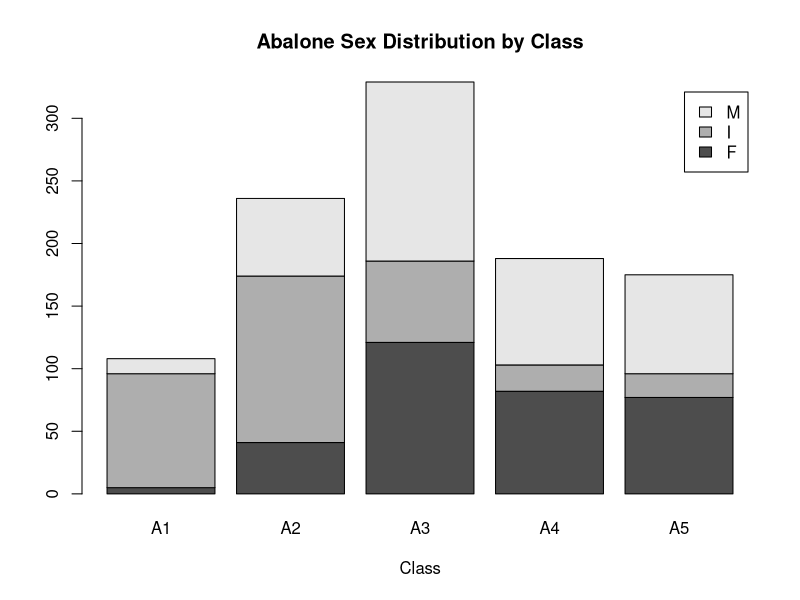
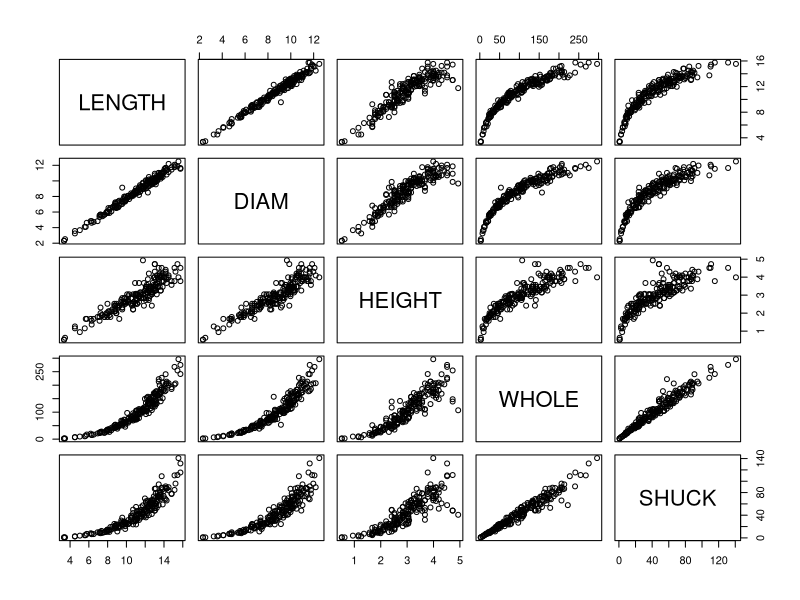
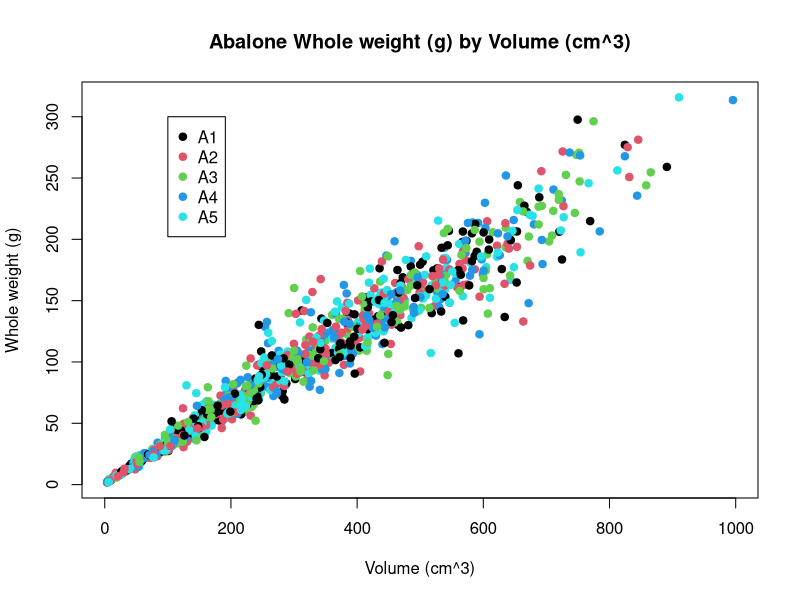
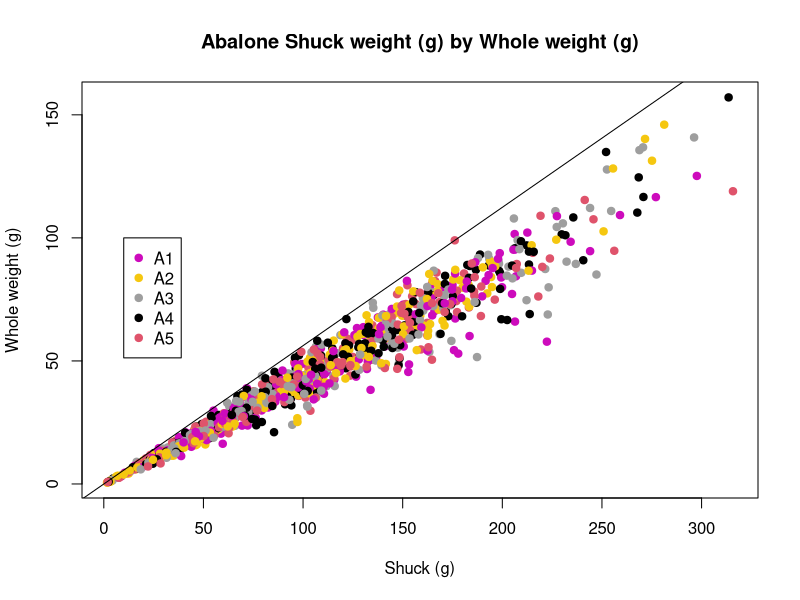
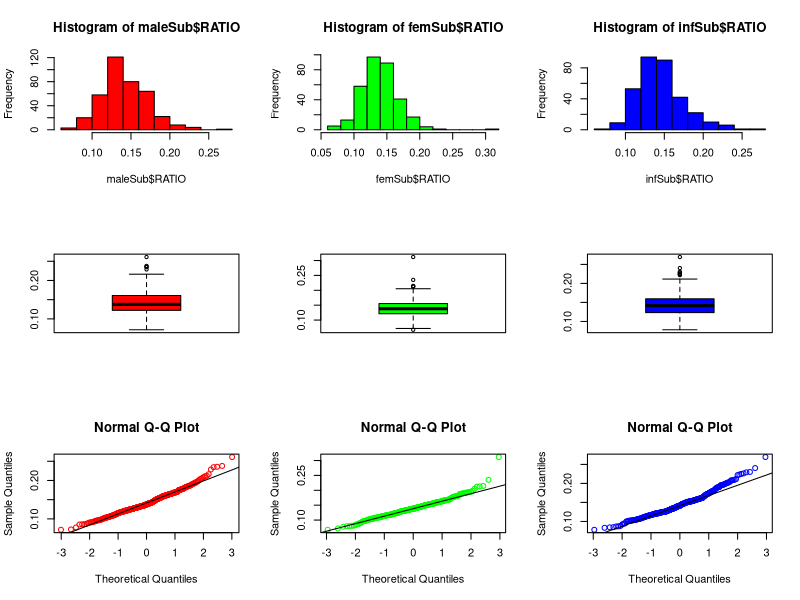
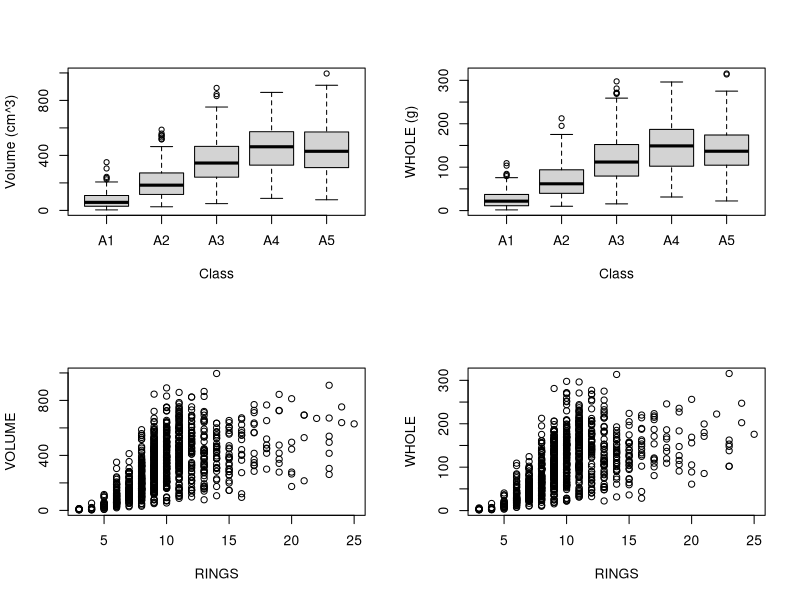
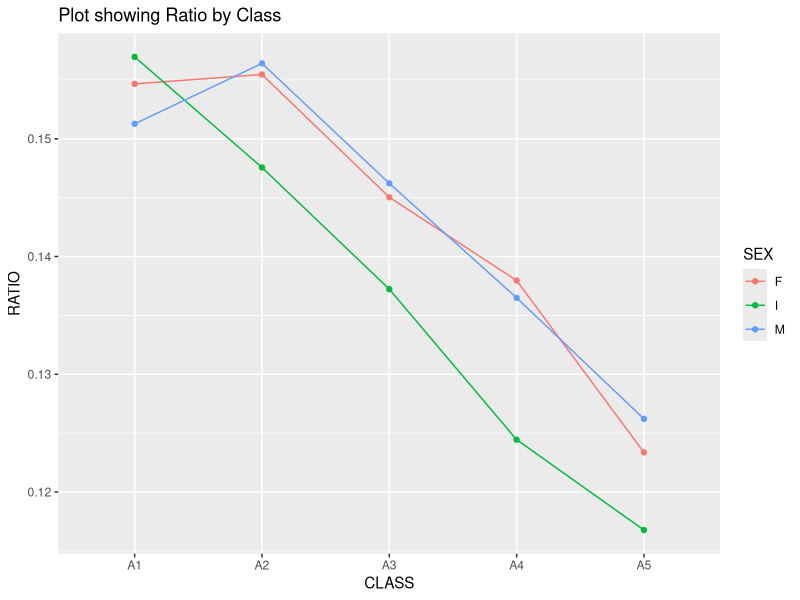
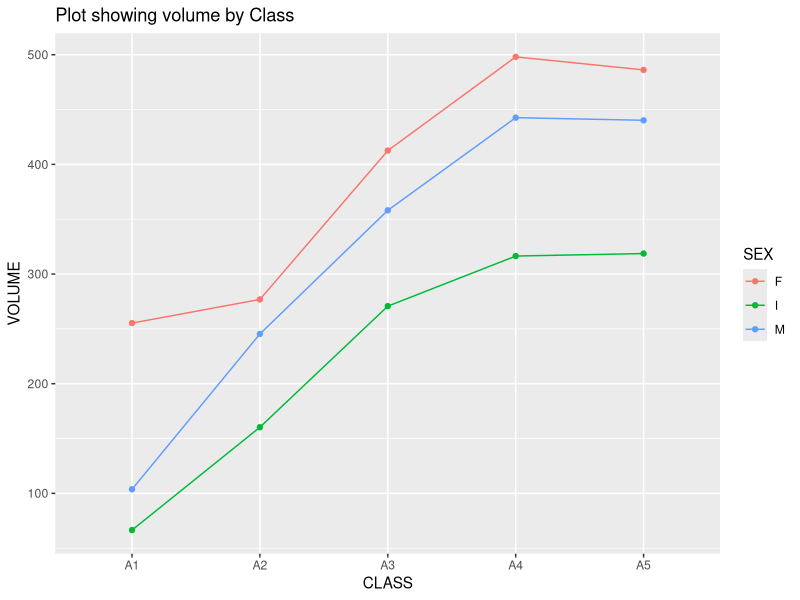

Source code (R) for these figures, in order:
## ---- chunk 1
# DO NOT ADD OR REVISE CODE HERE
knitr::opts_chunk$set(echo = FALSE, eval = TRUE)

## ---- chunk 2

# a) Load the ggplot2 and gridExtra packages.

library(ggplot2)
library(gridExtra)
library(knitr)

# b) Use read.csv() to read the abalones.csv into R, assigning the data frame to "mydata."

mydata <- read.csv("abalones.csv", sep = ",")


# c) Use the str() function to verify the structure of "mydata." You should have 1036 observations
# of eight variables.

str(mydata)

# d) Define two new variables, VOLUME and RATIO. Use the following statements to define VOLUME and
# RATIO as variables appended to the data frame "mydata."

mydata$VOLUME <- mydata$LENGTH * mydata$DIAM * mydata$HEIGHT
mydata$RATIO <- mydata$SHUCK / mydata$VOLUME

## ---- chunk 3
summary(mydata)

## ---- chunk 4
#make the table object
sexClassTable = table(mydata$SEX, mydata$CLASS)

#add in the sum margins
addmargins( sexClassTable )

barplot(sexClassTable, 
        main ="Abalone Sex Distribution by Class", 
        xlab = "Class",
        legend = rownames(sexClassTable))
## ---- chunk 5
#set the 'random' seed generator
set.seed(123)

#get the sample out of mydata
work = mydata[ sample(1:nrow(mydata), 200, replace = FALSE), ]

#make the plots of work
plot( work[, 2:6] )
## ---- chunk 6
plot(mydata$VOLUME, mydata$WHOLE,
     main = "Abalone Whole weight (g) by Volume (cm^3)",
     xlab = "Volume (cm^3)", ylab = "Whole weight (g)",
     col = 1:5,
     pch = 19
     )

legend(x = 100, y = 300, 
       c("A1", "A2", "A3", "A4", "A5"), 
       col = 1:5,
       pch = 19
       )
## ---- chunk 7
plot(mydata$WHOLE, mydata$SHUCK,
     main = "Abalone Shuck weight (g) by Whole weight (g)",
     xlab = "Shuck (g)", ylab = "Whole weight (g)",
     col = 6:10,
     pch = 19
     )

legend(x = 10, y = 100, 
       c("A1", "A2", "A3", "A4", "A5"), 
       col = 6:10,
       pch = 19
       )

#graph the line, with the slope as the max ratio of SHUCK/WHOLE
abline(a = 0, b = max(mydata$SHUCK/mydata$WHOLE))
## ---- chunk 8
#subset mydata into different sexes
maleSub = subset(mydata, mydata$SEX == "M")
femSub = subset(mydata, mydata$SEX == "F")
infSub = subset(mydata, mydata$SEX == "I")

par( mfrow = c(3,3) )

#plot histograms
hist(maleSub$RATIO, col = "red")
hist(femSub$RATIO, col = "green")
hist(infSub$RATIO, col = "blue")

#plot boxplots
boxplot(maleSub$RATIO, col = "red")
boxplot(femSub$RATIO, col = "green")
boxplot(infSub$RATIO, col = "blue")

#plot Q-Q plots
qqnorm(maleSub$RATIO, col = "red")
qqline(maleSub$RATIO)
qqnorm(femSub$RATIO, col = "green")
qqline(femSub$RATIO)
qqnorm(infSub$RATIO, col = "blue")
qqline(infSub$RATIO)

## ---- chunk 9
#identify boxplot outliers for each sex, filter each dataset to only lines with outliers
maleOut = subset(maleSub, maleSub$RATIO %in% boxplot.stats(maleSub$RATIO)$out)
femOut = subset(femSub, femSub$RATIO %in% boxplot.stats(femSub$RATIO)$out )
infOut = subset(infSub, infSub$RATIO %in% boxplot.stats(infSub$RATIO)$out )

#and print the results
kable(maleOut)
kable(femOut)
kable(infOut)
#
## ---- chunk 10
par( mfrow = c(2,2) )

boxplot(mydata$VOLUME~mydata$CLASS, 
        xlab = "Class", ylab = "Volume (cm^3)")
boxplot(mydata$WHOLE~mydata$CLASS, 
        xlab = "Class", ylab = "WHOLE (g)")

plot(mydata$RINGS, mydata$VOLUME,
     xlab = "RINGS", ylab = "VOLUME")
plot(mydata$RINGS, mydata$WHOLE,
     xlab = "RINGS", ylab = "WHOLE")
## ---- chunk 11
#make aggregate tables
agVol = aggregate(VOLUME~SEX+CLASS, data = mydata, mean)
agShuck = aggregate(SHUCK~SEX+CLASS, data = mydata, mean)
agRatio = aggregate(RATIO~SEX+CLASS, data = mydata, mean)

#matrix-ify and name the volume aggregate
volume_aggregate = matrix(agVol$VOLUME, nrow = 3, ncol = 5)
rownames(volume_aggregate) <- c("Female", "Infant", "Male")
colnames(volume_aggregate) <- c("A1","A2","A3","A4","A5")

#matrix-ify and name the shuck aggregate
shuck_aggregate = matrix(agShuck$SHUCK, nrow = 3, ncol = 5)
rownames(shuck_aggregate) <- c("Female", "Infant", "Male")
colnames(shuck_aggregate) <- c("A1","A2","A3","A4","A5")

#matrix-ify and name the ratio aggregate
ratio_aggregate = matrix(agRatio$RATIO, nrow = 3, ncol = 5)
rownames(ratio_aggregate) <- c("Female", "Infant", "Male")
colnames(ratio_aggregate) <- c("A1","A2","A3","A4","A5")

#present three matrices
volume_aggregate
shuck_aggregate
ratio_aggregate
## ---- chunk 12

ggplot(data = agRatio, aes(x = CLASS, y = RATIO, group = SEX, color = SEX)) +
      geom_line() + geom_point()+
      ggtitle("Plot showing Ratio by Class")

ggplot(data = agVol, aes(x = CLASS, y = VOLUME, group = SEX, color = SEX)) +
      geom_line() + geom_point()+
      ggtitle("Plot showing volume by Class")

ggplot(data = agShuck, aes(x = CLASS, y = SHUCK, group = SEX, color = SEX)) +
      geom_line() + geom_point()+
      ggtitle("Plot showing sShuck weight by Class")
## ---- chunk 13
adultSub = subset(mydata, mydata$SEX == "M" | mydata$SEX == "F")
infantSub = subset(mydata, mydata$SEX == "I")

par( mfrow = c(2,2) )

boxplot(adultSub$VOLUME~adultSub$RINGS, 
        xlab = "Rings", ylab = "Volume (cm^3)",
        main = "Adult Volume | Rings")


boxplot(infantSub$VOLUME~infantSub$RINGS, 
        xlab = "Rings", ylab = "Volume (cm^3)",
        main = "Infant Volume | Rings")


boxplot(adultSub$WHOLE~adultSub$RINGS, 
        xlab = "Rings", ylab = "Whole Weight (g)",
        main = "Adult Whole Weight | Rings")


boxplot(infantSub$WHOLE~infantSub$RINGS, 
        xlab = "Rings", ylab = "Whole Weight (g)",
        main = "Infant Whole Weight | Rings")


